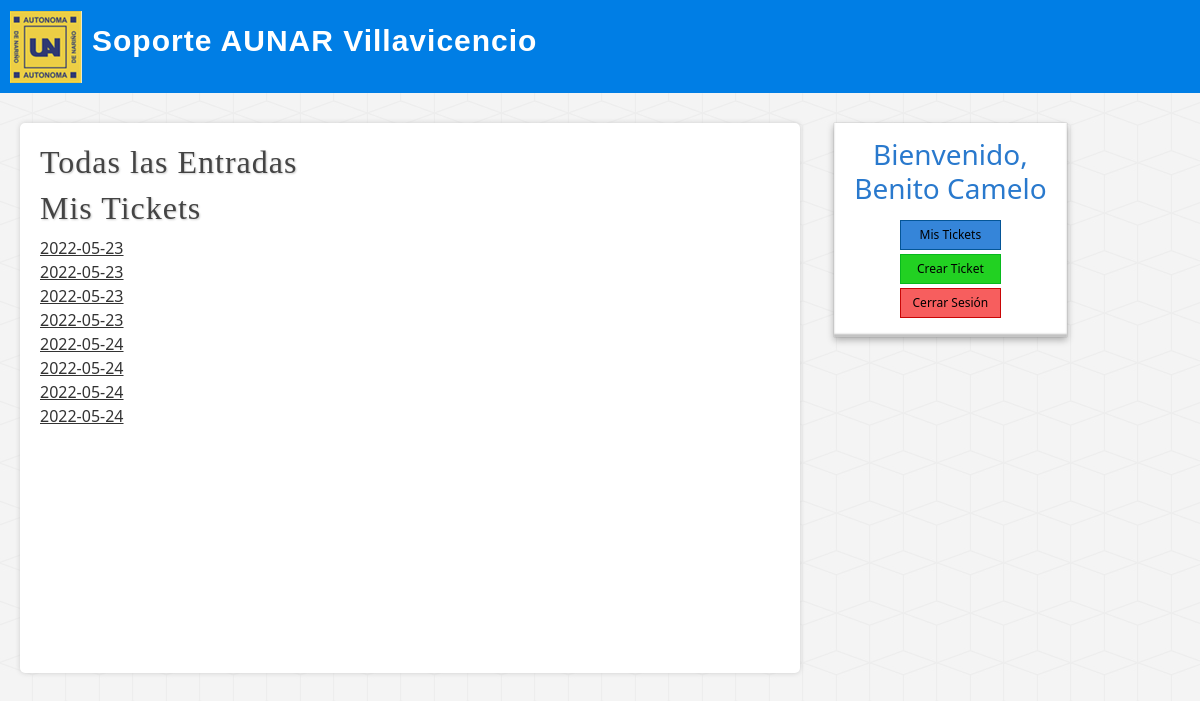
Page /tickets.php (signed in) on the committed database.
### tables this page shows
CREATE TABLE `tickets` (
  `id` int(255) NOT NULL,
  `usuario_id` int(255) NOT NULL,
  `categoria_incidente_id` int(5) NOT NULL,
  `asunto` varchar(255) NOT NULL,
  `descripcion` mediumtext NOT NULL,
  `id_nivel_urgencia` int(5) NOT NULL,
  `id_departamento_soporte` int(5) NOT NULL,
  `id_calificacion` int(5) DEFAULT NULL,
  `id_estado_ticket` int(8) NOT NULL,
  `fecha_creacion` date NOT NULL,
  `fecha_cierre` date DEFAULT NULL
);

### tickets.php (the view)
<?php require_once("includes/cabecera.php")?>
        <?php require_once("includes/lateral.php") ?>
        <div id="principal">
            <h1>Todas las Entradas</h1>
            <?php
                $tickets = llamarTickets($db);
                while($ticket = mysqli_fetch_assoc($tickets)){
                    echo
                    '<a href=entrada.php?id='.$ticket['id'].'>
                        <article class="entrada">
                            <span class="subtitulo-entrada">'.$ticket['fecha_creacion'].'</span>
                        </article>
                    </a>';
                }
            ?>
        </div>
<?php require_once("includes/pie.php")?>

### assets/css/style.css (style rules this page uses)
body { background: url(../img/cubes.png) #f4f4f4; font-family: Roboto, -apple-system, BlinkMacSystemFont, "Segoe UI", Roboto, Oxygen, Ubuntu, Cantarell, "Open Sans", "Helvetica Neue", sans-serif; }
#principal { float: left; width: 65%; min-height: 550px; background: white; border-radius: 5px; box-shadow: 0px 0px 5px #ccc; margin-left: 20px; overflow: hidden; padding: 20px; }
#principal h1 { font-size: 32px; color: #444; letter-spacing: 1px; text-shadow: 1px 1px 2px #ccc; font-family: "falajala"; }
#principal a { color: #333; }

### rows in the picture
tickets: fecha_creacion "2022-05-23"
tickets: fecha_creacion "2022-05-23"
tickets: fecha_creacion "2022-05-23"
tickets: fecha_creacion "2022-05-23"
tickets: fecha_creacion "2022-05-24"
tickets: fecha_creacion "2022-05-24"
tickets: fecha_creacion "2022-05-24"
tickets: fecha_creacion "2022-05-24"

### other values in the picture
$_SESSION['usuario']['nombre'] "Benito Camelo"
